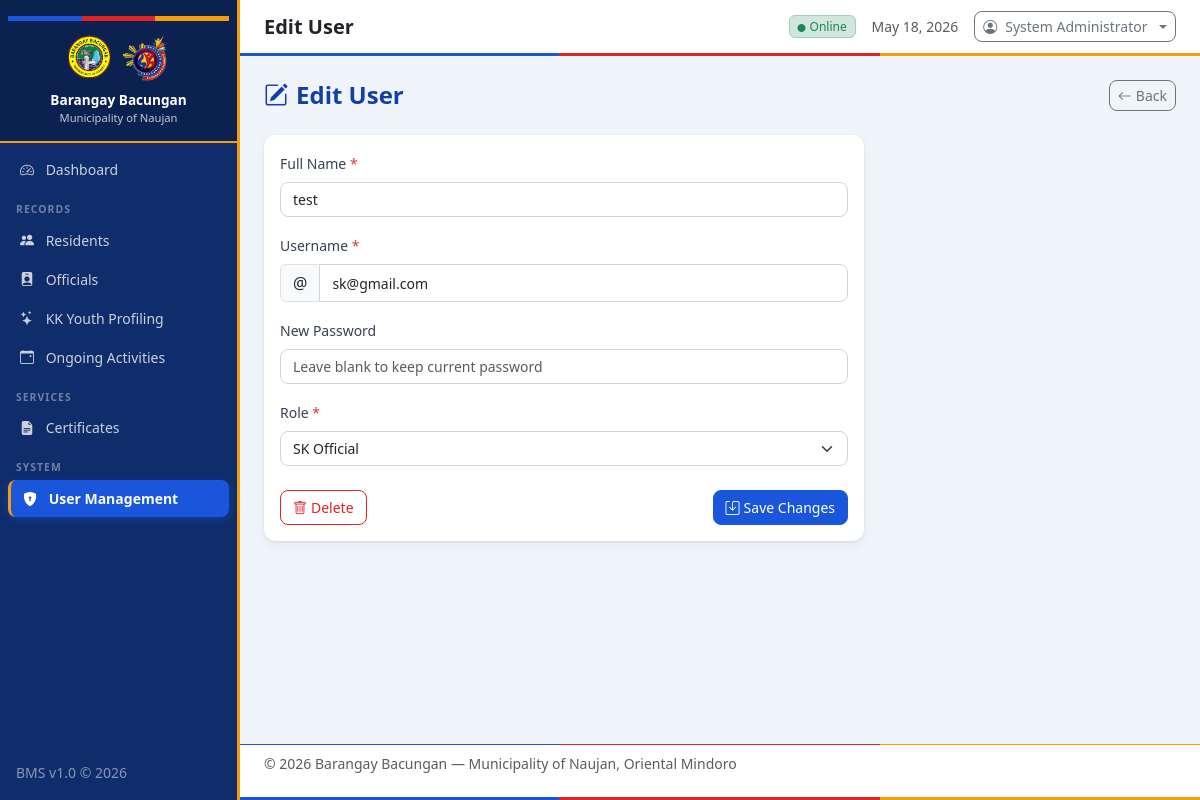
Page /modules/users/edit.php?id=3 (signed in) on the committed database.
### tables this page shows
CREATE TABLE users (
            id INTEGER PRIMARY KEY AUTOINCREMENT,
            username TEXT NOT NULL UNIQUE,
            password TEXT NOT NULL,
            full_name TEXT NOT NULL,
            role TEXT DEFAULT 'Staff',
            created_at TEXT DEFAULT (datetime('now','localtime'))
        );

### config/auth.php (called while the page is built, shortened)
<?php
function getCurrentUser(): ?array {
    $db = getDB();
    $stmt = $db->prepare("SELECT id, username, full_name, role FROM users WHERE id = ?");
    $stmt->execute([$_SESSION['user_id']]);
    return $stmt->fetch() ?: null;
}

### modules/users/edit.php (the view, shortened to what this page needs)
<?php
require_once __DIR__ . '/../../config/auth.php';
$pageTitle = 'Edit User';
$rootPath  = '../../';
$db = getDB();
$id = (int)($_GET['id'] ?? 0);
$stmt = $db->prepare("SELECT * FROM users WHERE id = ?");
$stmt->execute([$id]);
$data = $stmt->fetch();
include __DIR__ . '/../../includes/header.php';
?>
<div class="page-header mb-4 d-flex justify-content-between align-items-center">
    <h4 class="mb-0"><i class="bi bi-pencil-square me-2"></i>Edit User</h4>
    <a href="index.php" class="btn btn-outline-secondary btn-sm"><i class="bi bi-arrow-left me-1"></i>Back</a>
</div>
<div class="card content-card" style="max-width: 600px;">
    <div class="card-body">
        <form method="POST">
            <div class="mb-3">
                <label class="form-label">Full Name <span class="text-danger">*</span></label>
                <input type="text" name="full_name" class="form-control" value="<?= htmlspecialchars($data['full_name']) ?>" required>
            </div>
            <div class="mb-3">
                <label class="form-label">Username <span class="text-danger">*</span></label>
                <div class="input-group">
                    <span class="input-group-text">@</span>
                    <input type="text" name="username" class="form-control" value="<?= htmlspecialchars($data['username']) ?>" required>
                </div>
            </div>
            <div class="mb-3">
                <label class="form-label">New Password</label>
                <input type="password" name="password" class="form-control" placeholder="Leave blank to keep current password">
            </div>
            <div class="mb-3">
                <label class="form-label">Role <span class="text-danger">*</span></label>
                <select name="role" class="form-select" required>
                    <option value="SK Official" <?= $data['role'] === 'SK Official' ? 'selected' : '' ?>>SK Official</option>
                </select>
            </div>
            <div class="text-end mt-4 d-flex justify-content-between">
                <?php if ($id !== $currentUser['id']): ?>
                <a href="delete.php?id=<?= $id ?>" class="btn btn-outline-danger" onclick="return confirm('Are you sure you want to delete this user?');">
                    <i class="bi bi-trash me-1"></i>Delete
                </a>
                <?php else: ?>
                <div></div>
                <?php endif; ?>
                <button type="submit" class="btn btn-primary"><i class="bi bi-save me-1"></i>Save Changes</button>
            </div>
        </form>
    </div>
</div>
<?php include __DIR__ . '/../../includes/footer.php'; ?>

### includes/header.php (shortened to what this page needs)
<?php
require_once dirname(__DIR__) . '/config/auth.php';
$currentUser = getCurrentUser();
?>
<!DOCTYPE html>
<html lang="en">
<head>
    <link rel="stylesheet" href="https://cdn.jsdelivr.net/npm/bootstrap@5.3.2/dist/css/bootstrap.min.css">
    <link rel="stylesheet" href="https://cdn.jsdelivr.net/npm/bootstrap-icons@1.11.3/font/bootstrap-icons.min.css">
    <link rel="stylesheet" href="<?= $rootPath ?? '' ?>assets/css/style.css">
</head>
<body>
<?php
function isActive(string $path): string {
    return str_contains($_SERVER['REQUEST_URI'], $path) ? 'active' : '';
}
?>
<div class="wrapper d-flex">
    <nav id="sidebar" class="sidebar d-flex flex-column flex-shrink-0 p-0">
        <div class="sidebar-header text-center py-3 px-2">
            <div class="brgy-seal mb-2 d-flex justify-content-center gap-2">
                <img src="<?= $rootPath ?? '' ?>assets/img/barangay.png" alt="Barangay Logo" style="width: 50px; height: 50px; object-fit: contain;">
                <img src="<?= $rootPath ?? '' ?>assets/img/sk.png" alt="SK Logo" style="width: 50px; height: 50px; object-fit: contain;">
            </div>
            <div class="brgy-name fw-bold text-white lh-sm">
                <?= BARANGAY_NAME ?><br>
                <small class="fw-normal opacity-75" style="font-size:0.7rem"><?= MUNICIPALITY ?></small>
            </div>
        </div>
        <ul class="nav flex-column px-2 pb-3 mt-2">
            <?php
            $userRole = $currentUser['role'] ?? '';
            $isAdmin = $userRole === 'Admin';
            $isSK = $userRole === 'SK Official';
            $isKK = $userRole === 'Katipunan Member';
            ?>
            <?php if ($isAdmin): ?>
            <li class="nav-item">
                <a href="<?= $rootPath ?? '' ?>index.php" class="nav-link <?= isActive('index.php') && !isActive('modules') ? 'active' : '' ?>">
                    <i class="bi bi-speedometer2 me-2"></i> Dashboard
                </a>
            </li>
            <li class="nav-item mt-1">
                <span class="nav-section-label px-2">RECORDS</span>
            </li>
            <li class="nav-item">
                <a href="<?= $rootPath ?? '' ?>modules/residents/index.php" class="nav-link <?= isActive('residents') ? 'active' : '' ?>">
                    <i class="bi bi-people-fill me-2"></i> Residents
                </a>
            </li>
            <li class="nav-item">
                <a href="<?= $rootPath ?? '' ?>modules/officials/index.php" class="nav-link <?= isActive('officials') ? 'active' : '' ?>">
                    <i class="bi bi-person-badge-fill me-2"></i> Officials
                </a>
            </li>
            <?php endif; ?>
            <?php if ($isAdmin || $isSK): ?>
            <li class="nav-item">
                <a href="<?= $rootPath ?? '' ?>modules/kk_youth/index.php" class="nav-link <?= isActive('kk_youth') ? 'active' : '' ?>">
                    <i class="bi bi-stars me-2"></i> KK Youth Profiling
                </a>
            </li>
            <?php endif; ?>
            <?php if ($isAdmin || $isKK || $isSK): ?>
            <li class="nav-item">
                <a href="<?= $rootPath ?? '' ?>modules/activities/index.php" class="nav-link <?= isActive('activities') ? 'active' : '' ?>">
                    <i class="bi bi-calendar-event me-2"></i> Ongoing Activities
                </a>
            </li>
            <?php endif; ?>
            <?php if ($isAdmin): ?>
            <li class="nav-item mt-1">
                <span class="nav-section-label px-2">SERVICES</span>
            </li>
            <li class="nav-item">
                <a href="<?= $rootPath ?? '' ?>modules/certificates/index.php" class="nav-link <?= isActive('certificates') ? 'active' : '' ?>">
                    <i class="bi bi-file-earmark-text-fill me-2"></i> Certificates
                </a>
            </li>
            <li class="nav-item mt-1">
                <span class="nav-section-label px-2">SYSTEM</span>
            </li>
            <li class="nav-item">
                <a href="<?= $rootPath ?? '' ?>modules/users/index.php" class="nav-link <?= isActive('users') ? 'active' : '' ?>">
                    <i class="bi bi-shield-lock-fill me-2"></i> User Management
                </a>
            </li>
            <?php endif; ?>
        </ul>
        <div class="mt-auto px-3 pb-3">
            <small class="text-white-50">BMS v1.0 &copy; <?= date('Y') ?></small>
        </div>
    </nav>
    <div class="main-content flex-grow-1 d-flex flex-column">
        <header class="topbar d-flex align-items-center px-4 py-2">
            <h5 class="mb-0 fw-semibold text-dark"><?= htmlspecialchars($pageTitle ?? 'Dashboard') ?></h5>
            <div class="ms-auto d-flex align-items-center gap-3">
                <span class="badge bg-success-subtle text-success border border-success-subtle">
                    <i class="bi bi-circle-fill me-1" style="font-size:0.5rem"></i>Online
                </span>
                <span class="text-muted small d-none d-md-inline"><?= date('F d, Y') ?></span>
                <div class="dropdown">
                    <button class="btn btn-sm btn-outline-secondary dropdown-toggle d-flex align-items-center gap-2" type="button" data-bs-toggle="dropdown">
                        <i class="bi bi-person-circle"></i>
                        <span class="d-none d-sm-inline"><?= htmlspecialchars($currentUser['full_name'] ?? 'User') ?></span>
                    </button>
                </div>
            </div>
        </header>
        <main class="flex-grow-1 p-4">

### assets/css/style.css (style rules this page uses)
:root { --blue: #1a56db; --blue-dark: #1240a8; --blue-light: #dbeafe; --red: #e02424; --red-dark: #b91c1c; --red-light: #fee2e2; --yellow: #f59e0b; --yellow-dark: #d97706; --yellow-light: #fef3c7; --sidebar-width: 240px; --sidebar-bg: #0f2d6b; --sidebar-hover: rgba(255,255,255,0.12); --sidebar-active: var(--blue); --accent: var(--blue); --accent-dark: var(--blue-dark); --accent-light: var(--blue-light); --topbar-height: 56px; --body-bg: #f0f4fb; --card-shadow: 0 1px 3px rgba(0,0,0,0.08), 0 4px 12px rgba(0,0,0,0.05); }
* { box-sizing: border-box; }
body { font-family: 'Segoe UI', system-ui, -apple-system, sans-serif; background: var(--body-bg); color: #1e293b; min-height: 100vh; }
.wrapper { min-height: 100vh; }
.sidebar { width: var(--sidebar-width); min-height: 100vh; background: var(--sidebar-bg); position: sticky; top: 0; height: 100vh; overflow-y: auto; transition: width 0.3s ease; z-index: 100; flex-shrink: 0; border-right: 3px solid var(--yellow); }
.sidebar-header { background: rgba(0,0,0,0.25); border-bottom: 2px solid var(--yellow); padding-bottom: 1rem; }
.sidebar-header::before { content: ''; display: block; height: 5px; background: linear-gradient(to right, var(--blue) 33.3%, var(--red) 33.3% 66.6%, var(--yellow) 66.6%); margin-bottom: 0.75rem; }
.brgy-name { font-size: 0.85rem; }
.nav-section-label { font-size: 0.65rem; font-weight: 700; letter-spacing: 0.1em; color: rgba(255,255,255,0.4); text-transform: uppercase; display: block; margin-top: 0.5rem; margin-bottom: 0.25rem; }
.sidebar .nav-link { color: rgba(255,255,255,0.78); border-radius: 8px; padding: 0.5rem 0.75rem; font-size: 0.875rem; transition: all 0.2s; margin-bottom: 2px; }
.sidebar .nav-link.active { background: var(--blue); color: #fff; font-weight: 600; box-shadow: 0 2px 8px rgba(26,86,219,0.45); border-left: 3px solid var(--yellow); }
.topbar { background: #fff; border-bottom: 3px solid transparent; border-image: linear-gradient(to right, var(--blue) 33.3%, var(--red) 33.3% 66.6%, var(--yellow) 66.6%) 1; min-height: var(--topbar-height); }
.main-content { min-width: 0; background: var(--body-bg); }
.content-card { background: #fff; border-radius: 12px; border: none; box-shadow: var(--card-shadow); }
.badge { font-weight: 500; font-size: 0.75rem; }
.form-label { font-weight: 500; font-size: 0.875rem; color: #374151; }
.form-control, .form-select { border-radius: 8px; border-color: #d1d5db; font-size: 0.875rem; }
.btn { border-radius: 8px; font-size: 0.875rem; font-weight: 500; }
.btn-primary { background: var(--blue); border-color: var(--blue); }
.btn-outline-danger { color: var(--red); border-color: var(--red); }
.page-header { display: flex; align-items: center; justify-content: space-between; margin-bottom: 1.5rem; flex-wrap: wrap; gap: 0.75rem; }
.page-header h4 { margin: 0; font-weight: 700; color: var(--blue-dark); }

### rows in the picture
users: full_name "System Administrator"
users: full_name "test", username "sk@gmail.com", role "SK Official"

### other values in the picture
BARANGAY_NAME "Barangay Bacungan"
MUNICIPALITY "Municipality of Naujan"
$pageTitle "Edit User"
PROVINCE "Oriental Mindoro"
